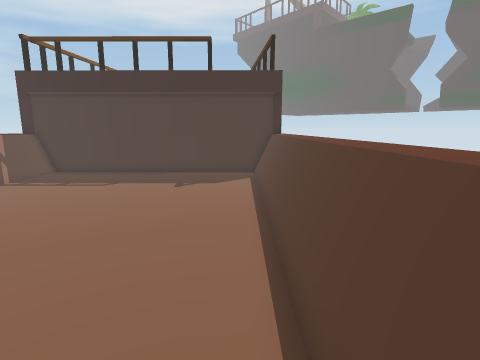
[1] (above)

12 first-person views from a walk through a 3-D level made in the Unity game engine. The camera is 1.4 m above the floor, tilts 10° down and sees 80° across. The floor is counted in squares, 0.5 m on a side. Each view is taken from the middle of a square. On the plan, view 1 faces up. The plan holds only what a view shows up to about 20 squares ahead; the rest is blank. The place goes on beyond the plan. Some animated figures are left out.

[2]
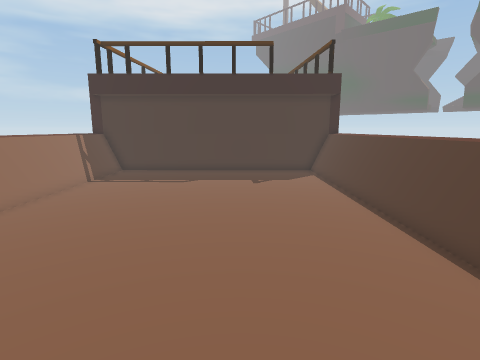

[3]
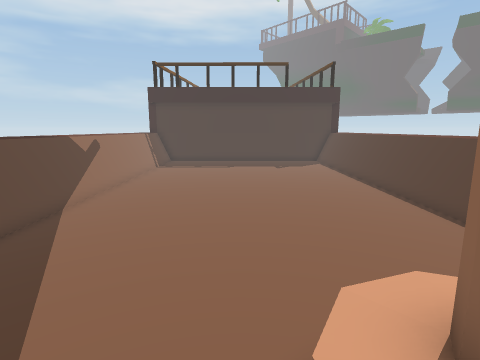

[4]
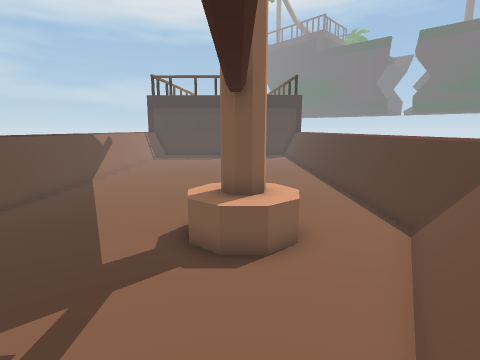

[5]
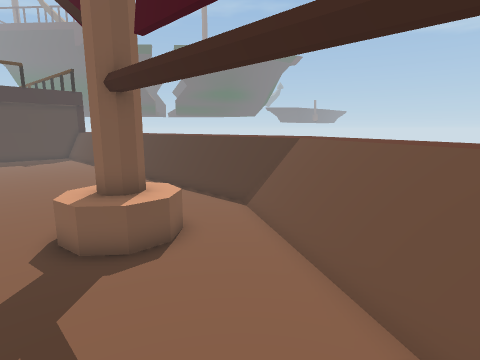

[6]
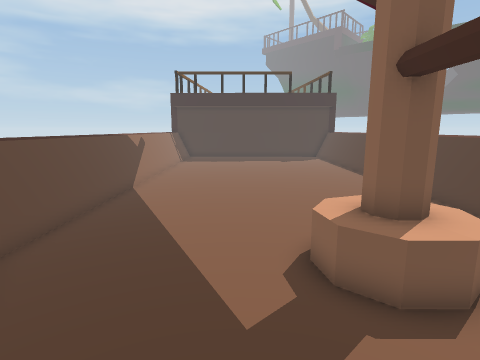

[7]
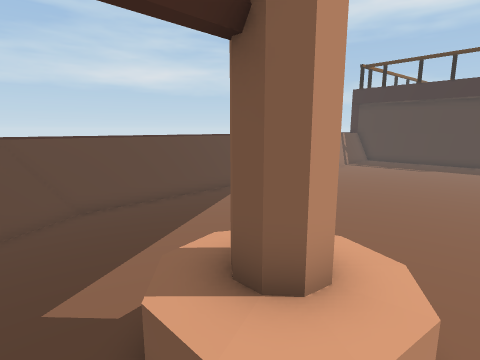

[8]
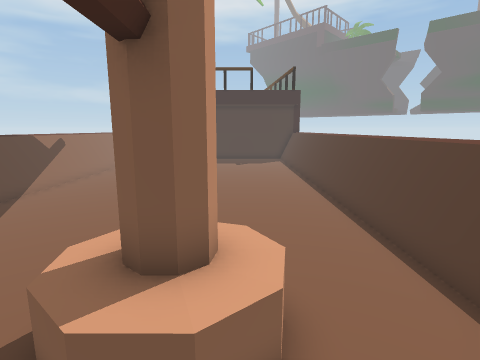

[9]
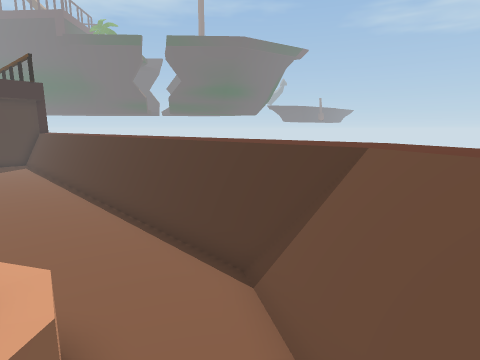

[10]
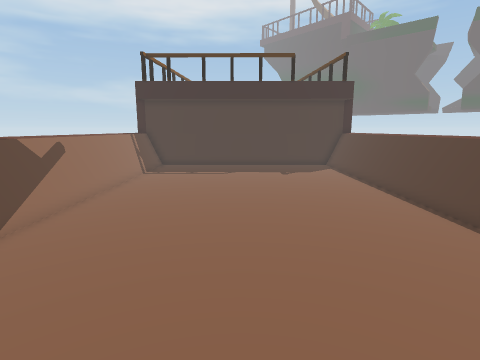

[11]
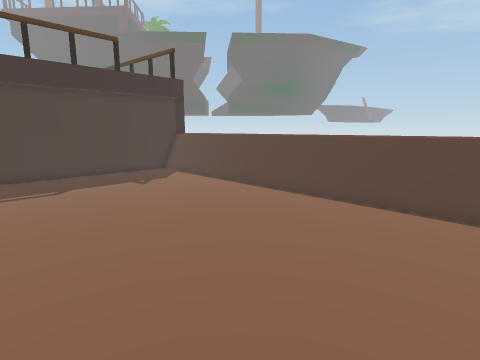

[12]
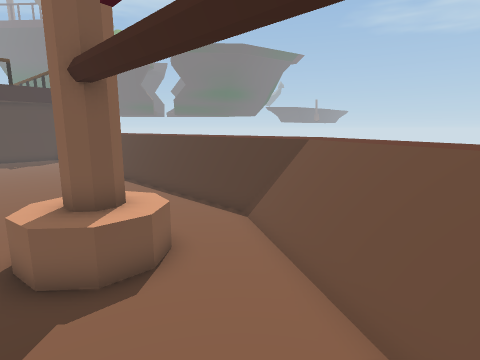

### Floor plan
Points are (right, up) in squares from view 1. A wall is a line through its corners. A room is listed if a view was taken in it or the views show most of it. See-through windows are left out.
Room 1 (views 1, 2, 3, 4, 5, 6, 7, 8, 9, 10, 11, 12)
walls: (-13.3, 2) (-13.3, -6.8); (-13.5, 1.9) (-13.5, -5.5); (-3.4, -5.7) (-3.7, -6); (-4.1, -6) (-4.4, -5.7) (-4.5, -5.3) (-4.3, -4.9); (1.8, -7) (1.9, 18.9); (2.1, 18.9) (-12.8, 19)
low walls: (-12.7, 1.5) (-12.7, -5.6) (-11.8, -7.4); (-13.1, 2) (-13.1, -6.6); (-2.3, -5) (-2.5, -6.2) (-3.4, -6.9) (-4.5, -6.9) (-5.3, -6.2) (-5.5, -5.1); (-12.5, 11.4) (-12.6, -5.8); (-12.5, 12.4) (-12.5, 11.5); (-12.5, 13.4) (-12.5, 12.5); (-12.5, -5.5) (-11.5, -7.3); (-12.8, -5.9) (-12, -7.3); (-12.9, -6) (-12.2, -7.3); (-12.5, 14.4) (-12.5, 13.5); (-13.1, -6.2) (-12.5, -7.2); (1.5, -6.6) (1.6, 18.9); (1.7, -6.6) (1.8, 18.6); (-12.5, 16.4) (-12.5, 14.5); (-12.5, 17.4) (-12.5, 16.5); (-12.5, 18.4) (-12.5, 17.5); (-12.8, 19) (-12.9, -6.4); (-2.5, -12.5) (1.3, -5.9) (1.4, 18.8); (-2.2, -12.7) (1.5, -6.2); (-2, -12.7) (-0.2, -9.6); (-3.1, -13.1) (1.1, -5.7) (1.2, 17.3); (-2.5, -13) (1.5, -6)
Room 2 (no view inside)
walls: (-1.1, -12.5) (1.2, -8.5); (-1.4, -12.6) (1.1, -8.3); (-1.6, -12.6) (1, -8.2)
low walls: (-0.2, -9.6) (0.6, -8.2); (-1.8, -12.7) (0.8, -8.2)
Room 3 (no view inside)
walls: (1, -8.2) (1.8, -6.7); (1.1, -8.3) (1.8, -7); (1.2, -8.5) (2, -7.1)
low walls: (0.8, -8.2) (1.7, -6.6); (0.6, -8.2) (1.5, -6.6)

Positions as (right, up) in squares from view 1, and headings:
1: (0, 0), facing up
2: (-4, -1), facing up
3: (-6, -7), facing up
4: (-4, -13), facing up
5: (-7, -13), facing up-right
6: (-7, -11), facing up
7: (-2, -8), facing up-left
8: (-3, -9), facing up
9: (-3, -9), facing up-right
10: (-6, -4), facing up
11: (-10, 0), facing up-right
12: (-6, -12), facing up-right
